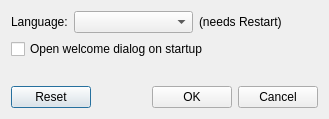
<?xml version="1.0" encoding="UTF-8"?>
<ui version="4.0">
 <class>SettingsDialog</class>
 <widget class="QDialog" name="SettingsDialog">
  <property name="geometry">
   <rect>
    <x>0</x>
    <y>0</y>
    <width>329</width>
    <height>119</height>
   </rect>
  </property>
  <property name="windowTitle">
   <string>Settings</string>
  </property>
  <layout class="QVBoxLayout" name="verticalLayout">
   <item>
    <layout class="QFormLayout" name="formLayout">
     <item row="0" column="0">
      <widget class="QLabel" name="label_2">
       <property name="text">
        <string>Language:</string>
       </property>
      </widget>
     </item>
     <item row="0" column="1">
      <layout class="QHBoxLayout" name="horizontalLayout">
       <item>
        <widget class="QComboBox" name="language_box"/>
       </item>
       <item>
        <widget class="QLabel" name="label">
         <property name="text">
          <string>(needs Restart)</string>
         </property>
        </widget>
       </item>
      </layout>
     </item>
    </layout>
   </item>
   <item>
    <widget class="QCheckBox" name="welcome_dialog_check_box">
     <property name="text">
      <string>Open welcome dialog on startup</string>
     </property>
    </widget>
   </item>
   <item>
    <spacer name="verticalSpacer">
     <property name="orientation">
      <enum>Qt::Vertical</enum>
     </property>
     <property name="sizeHint" stdset="0">
      <size>
       <width>20</width>
       <height>40</height>
      </size>
     </property>
    </spacer>
   </item>
   <item>
    <layout class="QHBoxLayout" name="horizontalLayout_2">
     <item>
      <widget class="QPushButton" name="reset_button">
       <property name="text">
        <string>Reset</string>
       </property>
      </widget>
     </item>
     <item>
      <spacer name="horizontalSpacer">
       <property name="orientation">
        <enum>Qt::Horizontal</enum>
       </property>
       <property name="sizeHint" stdset="0">
        <size>
         <width>40</width>
         <height>20</height>
        </size>
       </property>
      </spacer>
     </item>
     <item>
      <widget class="QPushButton" name="ok_button">
       <property name="text">
        <string>OK</string>
       </property>
      </widget>
     </item>
     <item>
      <widget class="QPushButton" name="cancel_button">
       <property name="text">
        <string>Cancel</string>
       </property>
      </widget>
     </item>
    </layout>
   </item>
  </layout>
 </widget>
 <resources/>
 <connections/>
</ui>
